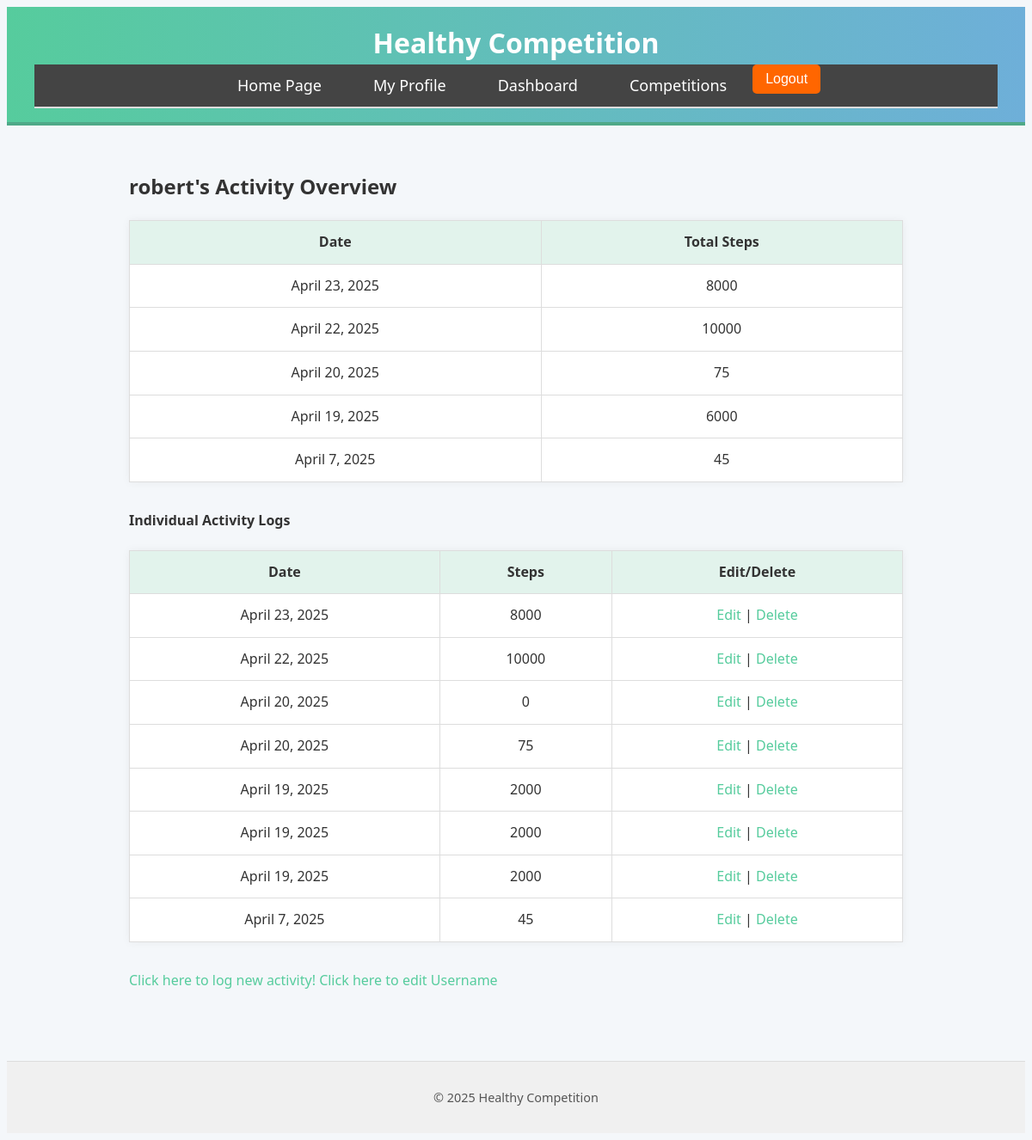
Screenshot of /profile/ (signed in) with the database file from the repository.
### src/models.py (models this page shows, shortened)
class ActivityLog(models.Model):
    user = models.ForeignKey(User, on_delete=models.CASCADE)
    steps = models.PositiveIntegerField(default=0)
    date = models.DateField(default=timezone.now)

### src/views.py (the view)
# urls.py: path('profile/', profile_view, name='profile'),
@login_required
def profile_view(request):
    profile = Profile.objects.get(user=request.user)
    daily_activity = (
        ActivityLog.objects
        .filter(user=request.user) #filters based on the user
        .values('date')  # Use date directly, since it's already a DateField
        .annotate(total_steps=Sum('steps')) #umms the steps for the specific date
        .order_by('-date')#orders the entries by date
    )
    logs = ActivityLog.objects.filter(user=request.user).order_by('-date')
    return render(request, 'profile.html', {
        'profile': profile,
        'daily_activity': daily_activity,
        'logs': logs,
    })

### src/templates/profile.html
{% extends 'base.html' %}
{% load static %}
{% block content %}
<div class="container mt-4">
    <h2>{{ user.username }}'s Activity Overview</h2>
    <table class="table table-striped mt-4">
        <thead>
            <tr>
                <th>Date</th>
                <th>Total Steps</th>
            </tr>
        </thead>
        <tbody>
            {% for entry in daily_activity %}
                <tr>
                    <td>{{ entry.date }}</td>
                    <td>{{ entry.total_steps }}</td>
                </tr>
            {% empty %}
                <tr>
                    <td colspan="2">No activity logged yet.</td>
                </tr>
            {% endfor %}
        </tbody>
    </table>
    <h4 class="mt-5">Individual Activity Logs</h4>
    <table class="table table-bordered">
        <thead>
            <tr>
                <th>Date</th>
                <th>Steps</th>
                <th>Edit/Delete</th>
            </tr>
        </thead>
        <tbody id="profile-activity-list">
            {% for log in logs %}
                <tr>
                    <td>{{ log.date }}</td>
                    <td>{{ log.steps }}</td>
                    <td>
                        <a href="{% url 'edit_activity' log.pk %}">Edit</a> |
                        <a href="{% url 'delete_activity' log.pk %}">Delete</a>
                    </td>
                </tr>
            {% empty %}
                <tr><td colspan="3">No activity logged yet.</td></tr>
            {% endfor %}
        </tbody>
    </table>
    <a href="{% url 'dashboard' %}">Click here to log new activity!</a>
    <a href="{% url 'edit_username' %}">Click here to edit Username</a>
</div>
{% endblock %}

### src/static/styles.css (style rules this page uses)
body { font-family: 'Segoe UI', Tahoma, Geneva, Verdana, sans-serif; margin: 10; padding: 10; background-color: #f4f7fa; color: #333; line-height: 1.6; }
.container { max-width: 900px; margin: auto; padding: 2rem; }
a { text-decoration: none; color: #56cc9d; transition: color 0.3s ease, transform 0.3s ease; }
table { width: 100%; border-collapse: collapse; background-color: white; margin-bottom: 2rem; box-shadow: 0 0 10px rgba(0, 0, 0, 0.05); }
th, td { padding: 0.75rem; border: 1px solid #ddd; text-align: center; }
th { background-color: #e2f3ec; }

### rows the page displays
ActivityLog: date "April 23, 2025", total_steps "8000", steps "8000"
ActivityLog: date "April 22, 2025", total_steps "10000", steps "10000"
ActivityLog: date "April 20, 2025", total_steps "75", steps "75"
ActivityLog: date "April 7, 2025", total_steps "45", steps "45"
ActivityLog: date "April 20, 2025", steps "0"
ActivityLog: date "April 19, 2025", steps "2000"
ActivityLog: date "April 19, 2025", steps "2000"
ActivityLog: date "April 19, 2025", steps "2000"

### other values shown
{{ user.username }} "robert"
{{ entry.date }} "April 19, 2025"
{{ entry.total_steps }} "6000"
